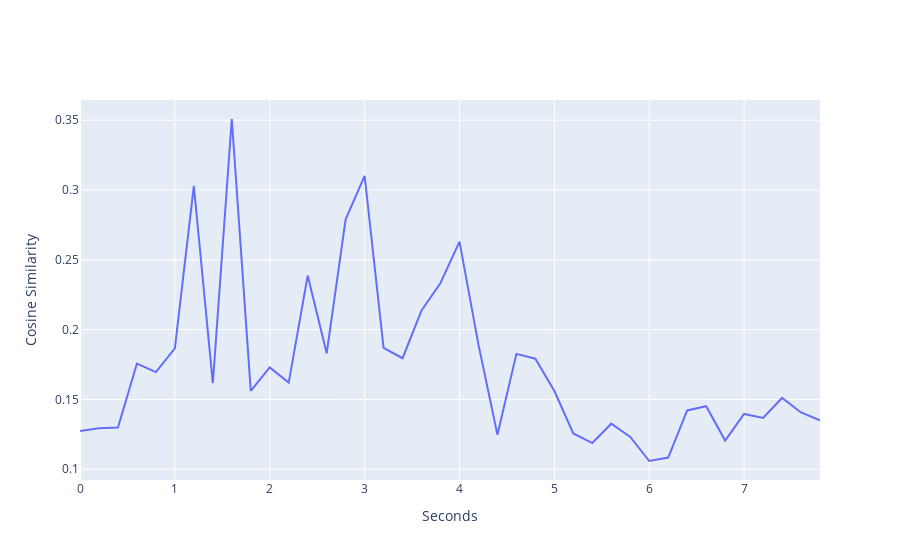

The notebook cell this image was saved under:
### Code cell
frame_embeddings_throwing_ball = search("throwing_ball.mp4", "ball in the air", model)

### Figure 1 — Plotly figure (JSON) as saved in the notebook; plotly's stock layout.template omitted (floating-point values rounded to 4 significant figures)
{"data": [{"type": "scatter", "x": [0, 0.2, 0.4, 0.6, 0.8, 1, 1.2, 1.4, 1.6, 1.8, 2, 2.2, 2.4, 2.6, 2.8, 3, 3.2, 3.4, 3.6, 3.8, 4, 4.2, 4.4, 4.6, 4.8, 5, 5.2, 5.4, 5.6, 5.8, 6, 6.2, 6.4, 6.6, 6.8, 7, 7.2, 7.4, 7.6, 7.8], "y": [0.1274, 0.1295, 0.1299, 0.1757, 0.1696, 0.1865, 0.303, 0.1616, 0.3509, 0.1562, 0.173, 0.1621, 0.2387, 0.183, 0.2791, 0.3101, 0.187, 0.1795, 0.2137, 0.2334, 0.263, 0.1893, 0.1247, 0.1826, 0.1792, 0.156, 0.1256, 0.1188, 0.1327, 0.1231, 0.1059, 0.1084, 0.1421, 0.1451, 0.1206, 0.1396, 0.1368, 0.1511, 0.1407, 0.135]}], "layout": {"xaxis": {"title": {"text": "Seconds"}}, "yaxis": {"title": {"text": "Cosine Similarity"}}}}
